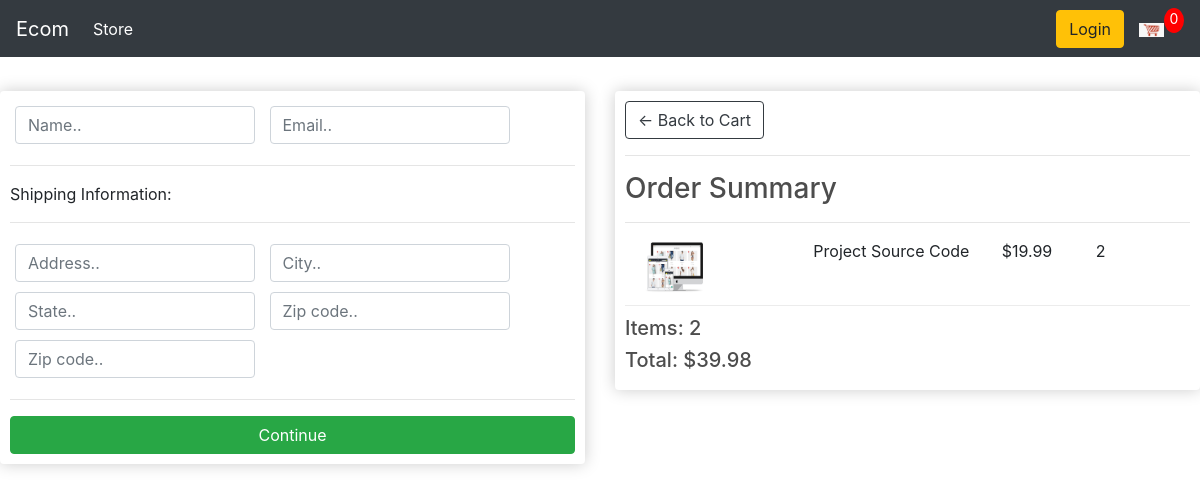
Screenshot of /checkout/ (signed in) with the database file from the repository.
### store/models.py (models this page shows, shortened)
class OrderItem(models.Model):
    product = models.ForeignKey(Product, on_delete=models.SET_NULL, null=True)
    order = models.ForeignKey(Order, on_delete=models.SET_NULL, null=True)
    quantity = models.IntegerField(default=0, null=True, blank=True)
    date_added = models.DateTimeField(auto_now_add=True)
    @property
    def get_total(self):
        total = self.product.price * self.quantity
        return total

class Product(models.Model):
    name = models.CharField(max_length=100)
    price = models.FloatField()
    digital = models.BooleanField(default=False, null=True, blank=True)
    image = models.ImageField(null=True, blank=True)
    @property
    def imageURL(self):
        try:
            url = self.image.url
        except:
            url = ''
        return url

class Order(models.Model):
    customer = models.ForeignKey(Customer, on_delete=models.SET_NULL, null=True, blank=True)
    date_ordered = models.DateTimeField(auto_now_add=True)
    complete = models.BooleanField(default=False)
    transaction_id = models.CharField(max_length=100)
    @property
    def get_cart_total(self):
        orderitems = self.orderitem_set.all()
        total = sum([item.get_total for item in orderitems])
        return total
    @property
    def get_cart_items(self):
        orderitems = self.orderitem_set.all()
        total = sum([item.quantity for item in orderitems])
        return total

### store/views.py (the view)
# urls.py: path('checkout/', views.Checkout.as_view(), name='checkout'),
class Checkout(View):
    def get(self, request, *args, **kwargs):
        if request.user.is_authenticated:
            customer = request.user.customer
            order, created = Order.objects.get_or_create(customer=customer, complete=False)
            items = order.orderitem_set.all()
        else:
            items = []
            order = {'get_cart_total':0, 'get_cart_items':0}
        context = {'items':items, 'order':order}
        return render(request, 'store/checkout.html', context)

### store/templates/store/checkout.html (shortened to what this page needs)
{% extends 'store/main.html' %}
{% load static %}
{% block body_block %}
  <div class="row">
    <div class="col-lg-6">
      <div class="box-element" id="form-wrapper">
        <form id="form">
					<div id="user-info">
						<div class="form-field">
							<input required class="form-control" type="text" name="name" placeholder="Name..">
						</div>
						<div class="form-field">
							<input required class="form-control" type="email" name="email" placeholder="Email..">
						</div>
					</div>
					<div id="shipping-info">
						<hr>
						<p>Shipping Information:</p>
						<hr>
						<div class="form-field">
							<input class="form-control" type="text" name="address" placeholder="Address..">
						</div>
						<div class="form-field">
							<input class="form-control" type="text" name="city" placeholder="City..">
						</div>
						<div class="form-field">
							<input class="form-control" type="text" name="state" placeholder="State..">
						</div>
						<div class="form-field">
							<input class="form-control" type="text" name="zipcode" placeholder="Zip code..">
						</div>
						<div class="form-field">
							<input class="form-control" type="text" name="country" placeholder="Zip code..">
						</div>
					</div>
					<hr>
					<input id="form-button" class="btn btn-success btn-block" type="submit" value="Continue">
				</form>
      </div>
      <br>
    </div>
    <div class="col-lg-6">
      <div class="box-element">
        <a  class="btn btn-outline-dark" href="{% url 'cart' %}">&#x2190; Back to Cart</a>
				<hr>
				<h3>Order Summary</h3>
				<hr>
        {% for item in items %}
				<div class="cart-row">
					<div style="flex:2"><img class="row-image" src="{{item.product.imageURL}}"></div>
					<div style="flex:2"><p>{{item.product.name}}</p></div>
					<div style="flex:1"><p>${{item.product.price}}</p></div>
					<div style="flex:1"><p>{{item.quantity}}</p></div>
				</div>
        {% endfor %}
				<h5>Items: {{order.get_cart_items}}</h5>
				<h5>Total: ${{order.get_cart_total|floatformat:2}}</h5>
      </div>
    </div>
  </div>
  {% endblock %}

### store/static/css/main.css (style rules this page uses)
body { background-color: hsl(0, 0%, 98%); }
h1,h2,h3,h4,h5,h6 { color:hsl(0, 0%, 30%); }
.box-element { box-shadow:hsl(0, 0%, 80%) 0 0 16px; background-color: #fff; border-radius: 4px; padding: 10px; }
.col-lg-4, .col-lg-6, .col-lg-8, .col-lg-12 { margin-top: 10px; }
.btn { border-radius: 0; }
.row-image { width: 100px; }
.form-field { width:250px; display: inline-block; padding: 5px; }
.cart-row { display: flex; align-items: flex-stretch; padding-bottom: 10px; margin-bottom: 10px; border-bottom: 1px solid #ececec; }

### rows the page displays
OrderItem: product.imageURL (picture), product.name "Project Source Code", product.price "19.99", quantity "2"
Order: get_cart_items "2", get_cart_total "39.98"
